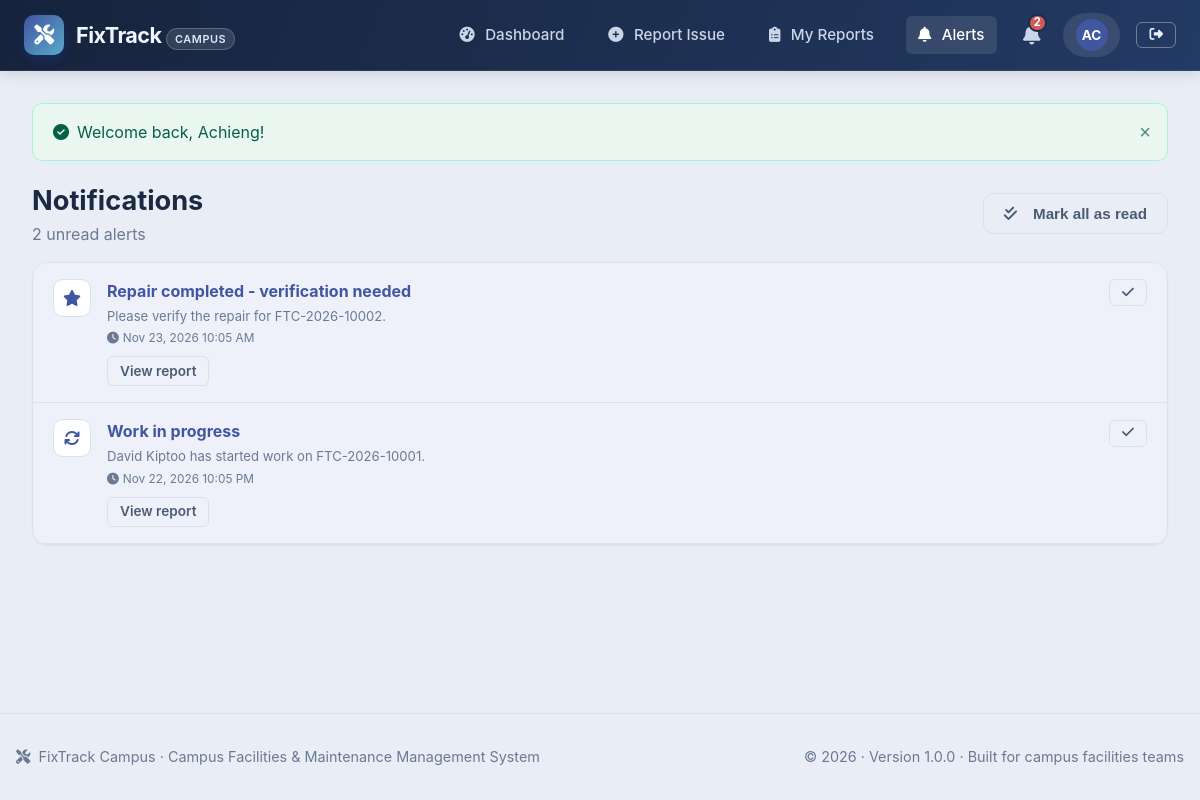
/notifications.php (signed in), run on the app's committed database.
### tables this page shows
CREATE TABLE notifications (
    id INT AUTO_INCREMENT PRIMARY KEY,
    user_id INT NOT NULL,
    report_id INT NULL,
    title VARCHAR(150) NOT NULL,
    message TEXT NOT NULL,
    type VARCHAR(50) DEFAULT 'status_update',
    is_read TINYINT(1) NOT NULL DEFAULT 0,
    created_at DATETIME NOT NULL DEFAULT CURRENT_TIMESTAMP,
    CONSTRAINT fk_notif_user FOREIGN KEY (user_id) REFERENCES users(id) ON DELETE CASCADE,
    CONSTRAINT fk_notif_report FOREIGN KEY (report_id) REFERENCES reports(id) ON DELETE SET NULL,
    INDEX idx_notif_user_read (user_id, is_read)
);

### config/database.php (called while the page is built)
<?php
class Database {
    private static ?PDO $instance = null;
    public static function getConnection(): PDO {
        if (self::$instance === null) {
            $host = getenv('DB_HOST') ?: '127.0.0.1';
            $port = getenv('DB_PORT') ?: (getenv('DB_HOST') === 'db' ? '3306' : '3307');
            $db   = getenv('DB_NAME') ?: 'fixtrack_db';
            $user = getenv('DB_USER') ?: 'fixtrack_user';
            $pass = getenv('DB_PASS') ?: 'fixtrack_password';
            $charset = 'utf8mb4';
            $dsn = "mysql:host={$host};port={$port};dbname={$db};charset={$charset}";
            $options = [
                PDO::ATTR_ERRMODE            => PDO::ERRMODE_EXCEPTION,
                PDO::ATTR_DEFAULT_FETCH_MODE => PDO::FETCH_ASSOC,
                PDO::ATTR_EMULATE_PREPARES   => false,
                PDO::MYSQL_ATTR_INIT_COMMAND => "SET NAMES {$charset} COLLATE utf8mb4_unicode_ci"
            ];
            try {
                self::$instance = new PDO($dsn, $user, $pass, $options);
            } catch (PDOException $e) {
                try {
                    $fallbackDsn = "mysql:host=127.0.0.1;port=3307;dbname={$db};charset={$charset}";
                    self::$instance = new PDO($fallbackDsn, $user, $pass, $options);
                } catch (PDOException $inner) {
                    die("Database connection failure: " . htmlspecialchars($e->getMessage()));
                }
            }
        }
        return self::$instance;
    }
}
function get_db(): PDO {
    return Database::getConnection();
}

### notifications.php (the view, shortened to what this page needs)
<?php
require_once __DIR__ . '/config/database.php';
require_once __DIR__ . '/includes/functions.php';
$pdo = get_db();
$uid = (int)$_SESSION['user_id'];
$role = $_SESSION['user_role'];
$stmt = $pdo->prepare("SELECT * FROM notifications WHERE user_id = ? ORDER BY created_at DESC LIMIT 100");
$stmt->execute([$uid]);
$notifications = $stmt->fetchAll();
$reportBase = $role === ROLE_STUDENT ? 'student/report-view.php' : ($role === ROLE_ADMIN ? 'admin/report-view.php' : 'technician/job-view.php');
include __DIR__ . '/includes/header.php';
?>
<div class="d-flex justify-between align-center mb-4" style="flex-wrap:wrap;gap:1rem">
    <div><h1 style="font-size:1.7rem">Notifications</h1><p class="text-muted"><?= (int)$unread ?> unread alert<?= $unread === 1 ? '' : 's' ?></p></div>
    <?php if ($unread > 0): ?>
    <form method="post" action="<?= e(url('actions/notification-read.php')) ?>" class="inline-form">
        <button class="btn btn-outline" type="submit"><i class="fas fa-check-double mr-2"></i>Mark all as read</button>
    </form>
    <?php endif; ?>
</div>
<div class="card">
    <div class="card-body p-0">
        <?php if (!$notifications): ?>
            <div class="empty-state"><i class="fas fa-bell"></i><h3>No notifications yet</h3><p>Updates about your reports will appear here.</p></div>
        <?php else: ?>
        <?php foreach ($notifications as $n): ?>
            <?php
            $icon = [
                'assignment' => 'user-check', 'status_change' => 'arrows-rotate',
                'verification_needed' => 'star', 'rejection' => 'circle-xmark',
                'critical_alert' => 'triangle-exclamation', 'new_report' => 'inbox',
                'verification' => 'circle-check', 'reopen' => 'rotate-left',
            ][$n['type']] ?? 'bell';
            ?>
            <div style="padding:1rem 1.25rem;border-bottom:1px solid var(--border-color);display:flex;gap:1rem;align-items:flex-start;<?= $n['is_read'] ? '' : 'background:var(--primary-light)' ?>">
                <span class="stat-icon" style="width:38px;height:38px;font-size:1rem;flex-shrink:0;background:#fff;color:var(--primary);border:1px solid var(--border-color)"><i class="fas fa-<?= e($icon) ?>"></i></span>
                <div style="flex:1">
                    <div class="font-bold <?= $n['is_read'] ? '' : 'text-primary' ?>"><?= e($n['title']) ?></div>
                    <div class="small text-muted mt-1"><?= e($n['message']) ?></div>
                    <div class="x-small text-muted mt-1"><i class="fas fa-clock mr-1"></i><?= e(format_date($n['created_at'])) ?></div>
                    <?php if ($n['report_id']): ?>
                        <a class="btn btn-outline btn-sm mt-2" href="<?= e(url($reportBase . '?id=' . (int)$n['report_id'])) ?>">View report</a>
                    <?php endif; ?>
                </div>
                <?php if (!$n['is_read']): ?>
                <form method="post" action="<?= e(url('actions/notification-read.php')) ?>" class="inline-form">
                    <button class="btn btn-outline btn-sm" type="submit" title="Mark as read"><i class="fas fa-check"></i></button>
                </form>
                <?php endif; ?>
            </div>
        <?php endforeach; ?>
        <?php endif; ?>
    </div>
</div>
<?php include __DIR__ . '/includes/footer.php'; ?>

### assets/css/style.css (style rules this page uses)
:root { --primary: #4056a1; --primary-hover: #34478a; --primary-light: #eef1fa; --secondary: #52627a; --secondary-light: #edf1f7; --accent: #5aa9c9; --success: #2f9e78; --success-light: #eaf7f1; --warning: #cf9124; --warning-light: #fdf6e8; --danger: #d05a5a; --danger-light: #fbeeee; --indigo: #5a6bc4; --indigo-light: #eef0fb; --teal: #2a9d90; --teal-light: #eaf7f5; --bg-page: #e9eef6; --bg-card: #f8fafd; --border-color: #d9e1ed; --border-hover: #b8c6d9; --text-primary: #1c2942; --text-secondary: #4b5b74; --text-muted: #6b7a92; --text-light: #ffffff; --radius-sm: 6px; --radius-md: 10px; --radius-lg: 16px; --radius-full: 9999px; --shadow-sm: 0 1px 2px 0 rgba(0, 0, 0, 0.05); --shadow-md: 0 4px 6px -1px rgba(0, 0, 0, 0.1), 0 2px 4px -1px rgba(0, 0, 0, 0.06); --shadow-lg: 0 10px 15px -3px rgba(0, 0, 0, 0.1), 0 4px 6px -2px rgba(0, 0, 0, 0.05); --shadow-xl: 0 20px 25px -5px rgba(0, 0, 0, 0.1), 0 10px 10px -5px rgba(0, 0, 0, 0.04); --transition: all 0.2s ease-in-out; --font-family: -apple-system, BlinkMacSystemFont, "Segoe UI", Roboto, Helvetica, Arial, sans-serif; }
* { box-sizing: border-box; margin: 0; padding: 0; }
body { font-family: var(--font-family); background-color: var(--bg-page); color: var(--text-primary); line-height: 1.5; min-height: 100vh; display: flex; flex-direction: column; }
.btn { display: inline-flex; align-items: center; justify-content: center; gap: 0.5rem; padding: 0.625rem 1.25rem; font-size: 0.95rem; font-weight: 600; border-radius: var(--radius-md); border: 1px solid transparent; cursor: pointer; text-decoration: none; transition: var(--transition); line-height: 1.25; }
.btn-outline { background: transparent; border-color: var(--border-color); color: var(--text-secondary); }
.btn-sm { padding: 0.35rem 0.75rem; font-size: 0.85rem; border-radius: var(--radius-sm); }
.card { background-color: var(--bg-card); border-radius: var(--radius-lg); border: 1px solid var(--border-color); box-shadow: var(--shadow-sm); overflow: hidden; margin-bottom: 1.5rem; transition: var(--transition); }
.card-body { padding: 1.5rem; }
.stat-icon { width: 52px; height: 52px; border-radius: var(--radius-md); display: flex; align-items: center; justify-content: center; font-size: 1.5rem; }
.text-muted { color: var(--text-muted) !important; }
.text-primary { color: var(--primary) !important; }
.font-bold { font-weight: 700 !important; }
.mr-1 { margin-right: 0.25rem !important; }
.mr-2 { margin-right: 0.5rem !important; }
.mt-2 { margin-top: 0.5rem !important; }
.mb-4 { margin-bottom: 1rem !important; }
.p-0 { padding: 0 !important; }
.d-flex { display: flex !important; }
.justify-between { justify-content: space-between !important; }
.align-center { align-items: center !important; }

### assets/css/pages.css (style rules this page uses)
.small { font-size: .82rem; }
.x-small { font-size: .74rem; }
.inline-form { display: inline; }
.mt-1 { margin-top: .25rem !important; }
.card, .stat-card, .feature-card, .qr-card, .description-box, .form-control, .table, .dropzone-box, .pagination a, .pagination span, .demo-credentials code { background: var(--bg-card); }

### data on the page
notifications: title "Repair completed - verification needed", message "Please verify the repair for FTC-2026-10002.", created_at "Nov 23, 2026 10:05 AM"
notifications: title "Work in progress", message "David Kiptoo has started work on FTC-2026-10001.", created_at "Nov 22, 2026 10:05 PM"

### other printed values
$link[0] "Dashboard"
$link[0] "Report Issue"
$link[0] "My Reports"
$link[0] "Alerts"
$unread "2"
mb_substr($user['name'], 0, 2) "AC"
$msg "Welcome back, Achieng!"
APP_NAME "FixTrack Campus"
APP_TAGLINE "Campus Facilities & Maintenance Management System"
APP_VERSION "1.0.0"
